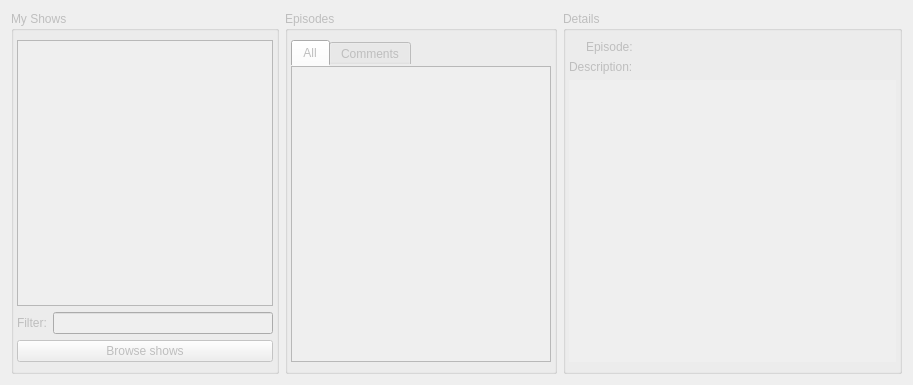
<?xml version="1.0" encoding="UTF-8"?>
<ui version="4.0">
 <class>SeriesWidget</class>
 <widget class="QWidget" name="SeriesWidget">
  <property name="geometry">
   <rect>
    <x>0</x>
    <y>0</y>
    <width>913</width>
    <height>385</height>
   </rect>
  </property>
  <property name="windowTitle">
   <string notr="true"/>
  </property>
  <property name="styleSheet">
   <string notr="true">QTabWidget#episodesTabWidget::pane {
border-top: 0px;
}

/*
QTabWidget#episodesTabWidget &gt; QTabBar::tab {
height:35px;
font-size:12pt;
}
*/</string>
  </property>
  <layout class="QHBoxLayout" name="horizontalLayout" stretch="0,0,1">
   <item>
    <widget class="QGroupBox" name="showsBox">
     <property name="enabled">
      <bool>false</bool>
     </property>
     <property name="title">
      <string>My Shows</string>
     </property>
     <property name="flat">
      <bool>true</bool>
     </property>
     <layout class="QVBoxLayout" name="verticalLayout">
      <property name="leftMargin">
       <number>3</number>
      </property>
      <property name="rightMargin">
       <number>3</number>
      </property>
      <item>
       <widget class="QTableView" name="showsList">
        <property name="editTriggers">
         <set>QAbstractItemView::NoEditTriggers</set>
        </property>
        <property name="alternatingRowColors">
         <bool>true</bool>
        </property>
        <property name="selectionBehavior">
         <enum>QAbstractItemView::SelectRows</enum>
        </property>
        <property name="verticalScrollMode">
         <enum>QAbstractItemView::ScrollPerPixel</enum>
        </property>
        <property name="horizontalScrollMode">
         <enum>QAbstractItemView::ScrollPerPixel</enum>
        </property>
        <property name="showGrid">
         <bool>false</bool>
        </property>
        <property name="gridStyle">
         <enum>Qt::NoPen</enum>
        </property>
        <attribute name="horizontalHeaderVisible">
         <bool>false</bool>
        </attribute>
        <attribute name="horizontalHeaderDefaultSectionSize">
         <number>0</number>
        </attribute>
        <attribute name="verticalHeaderVisible">
         <bool>false</bool>
        </attribute>
       </widget>
      </item>
      <item>
       <layout class="QGridLayout" name="gridLayout">
        <item row="0" column="0">
         <widget class="QLabel" name="filterLabel">
          <property name="text">
           <string>Filter:</string>
          </property>
         </widget>
        </item>
        <item row="0" column="1">
         <widget class="QLineEdit" name="filterLineEdit"/>
        </item>
        <item row="1" column="0" colspan="2">
         <widget class="QPushButton" name="browseShows">
          <property name="text">
           <string>Browse shows</string>
          </property>
         </widget>
        </item>
       </layout>
      </item>
     </layout>
    </widget>
   </item>
   <item>
    <widget class="QGroupBox" name="episodesBox">
     <property name="enabled">
      <bool>false</bool>
     </property>
     <property name="title">
      <string>Episodes</string>
     </property>
     <property name="flat">
      <bool>true</bool>
     </property>
     <layout class="QVBoxLayout" name="verticalLayout_4">
      <property name="leftMargin">
       <number>3</number>
      </property>
      <property name="rightMargin">
       <number>3</number>
      </property>
      <item>
       <widget class="QTabWidget" name="episodesTabWidget">
        <property name="tabPosition">
         <enum>QTabWidget::North</enum>
        </property>
        <property name="currentIndex">
         <number>0</number>
        </property>
        <widget class="QWidget" name="allEpisodes">
         <attribute name="title">
          <string>All</string>
         </attribute>
         <layout class="QVBoxLayout" name="verticalLayout_2">
          <property name="leftMargin">
           <number>0</number>
          </property>
          <property name="topMargin">
           <number>0</number>
          </property>
          <property name="rightMargin">
           <number>0</number>
          </property>
          <property name="bottomMargin">
           <number>0</number>
          </property>
          <item>
           <widget class="QTreeView" name="episodeTree">
            <property name="styleSheet">
             <string notr="true">QTreeView::item {
    border-top-color: transparent;
    border-bottom-color: transparent;
}

QTreeView::item:hover {
    background: qlineargradient(x1: 0, y1: 0, x2: 0, y2: 1, stop: 0 #e7effd, stop: 1 #cbdaf1);
}

QTreeView::item:selected:active{
    background: qlineargradient(x1: 0, y1: 0, x2: 0, y2: 1, stop: 0 #6ea1f1, stop: 1 #567dbc);
}

QTreeView::branch {
		width:0px;
        background: orange;
}

QTreeView::branch:has-siblings:!adjoins-item {
		width:0px;
        background: cyan;
}

QTreeView::branch:has-siblings:adjoins-item {
		width:0px;
        background: red;
}
</string>
            </property>
            <property name="editTriggers">
             <set>QAbstractItemView::NoEditTriggers</set>
            </property>
            <property name="verticalScrollMode">
             <enum>QAbstractItemView::ScrollPerPixel</enum>
            </property>
            <property name="indentation">
             <number>0</number>
            </property>
            <property name="expandsOnDoubleClick">
             <bool>false</bool>
            </property>
            <attribute name="headerVisible">
             <bool>false</bool>
            </attribute>
            <attribute name="headerDefaultSectionSize">
             <number>0</number>
            </attribute>
           </widget>
          </item>
         </layout>
        </widget>
        <widget class="QWidget" name="commentsShow">
         <attribute name="title">
          <string>Comments</string>
         </attribute>
         <layout class="QVBoxLayout" name="verticalLayout_6">
          <property name="leftMargin">
           <number>0</number>
          </property>
          <property name="topMargin">
           <number>0</number>
          </property>
          <property name="rightMargin">
           <number>0</number>
          </property>
          <property name="bottomMargin">
           <number>0</number>
          </property>
          <item>
           <widget class="QTextBrowser" name="commentsShowBrowser">
            <property name="openExternalLinks">
             <bool>true</bool>
            </property>
           </widget>
          </item>
         </layout>
        </widget>
       </widget>
      </item>
     </layout>
    </widget>
   </item>
   <item>
    <widget class="QGroupBox" name="detailsBox">
     <property name="enabled">
      <bool>false</bool>
     </property>
     <property name="minimumSize">
      <size>
       <width>250</width>
       <height>0</height>
      </size>
     </property>
     <property name="title">
      <string>Details</string>
     </property>
     <property name="flat">
      <bool>true</bool>
     </property>
     <layout class="QVBoxLayout" name="verticalLayout_3">
      <property name="leftMargin">
       <number>3</number>
      </property>
      <property name="rightMargin">
       <number>3</number>
      </property>
      <item>
       <layout class="QFormLayout" name="formLayout_2">
        <property name="fieldGrowthPolicy">
         <enum>QFormLayout::FieldsStayAtSizeHint</enum>
        </property>
        <property name="labelAlignment">
         <set>Qt::AlignRight|Qt::AlignTrailing|Qt::AlignVCenter</set>
        </property>
        <property name="formAlignment">
         <set>Qt::AlignLeading|Qt::AlignLeft|Qt::AlignTop</set>
        </property>
        <item row="0" column="0">
         <widget class="QLabel" name="zEpisodeLbl">
          <property name="text">
           <string>Episode:</string>
          </property>
         </widget>
        </item>
        <item row="0" column="1">
         <widget class="QLabel" name="episodeLbl">
          <property name="text">
           <string/>
          </property>
         </widget>
        </item>
        <item row="1" column="0">
         <widget class="QLabel" name="zDescLbl">
          <property name="text">
           <string>Description:</string>
          </property>
         </widget>
        </item>
       </layout>
      </item>
      <item>
       <widget class="QTextBrowser" name="descBrowser">
        <property name="sizePolicy">
         <sizepolicy hsizetype="Expanding" vsizetype="Expanding">
          <horstretch>0</horstretch>
          <verstretch>1</verstretch>
         </sizepolicy>
        </property>
        <property name="frameShape">
         <enum>QFrame::NoFrame</enum>
        </property>
        <property name="openExternalLinks">
         <bool>true</bool>
        </property>
       </widget>
      </item>
     </layout>
    </widget>
   </item>
  </layout>
 </widget>
 <resources/>
 <connections/>
</ui>
